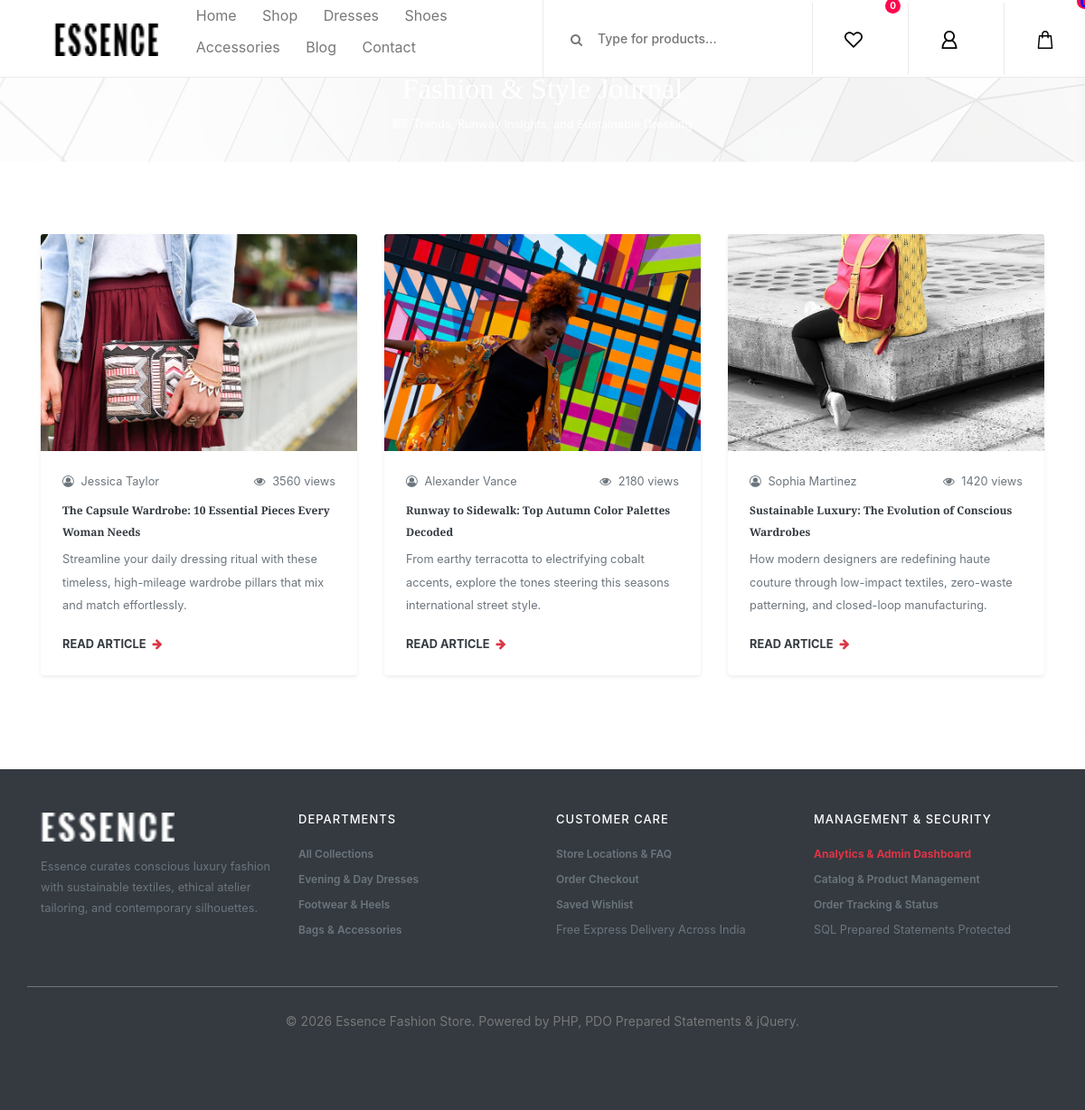
Screenshot of /blog.php with the database file from the repository.
### tables this page shows
CREATE TABLE blog_posts (
            id INTEGER PRIMARY KEY AUTOINCREMENT,
            title TEXT NOT NULL,
            slug TEXT UNIQUE NOT NULL,
            category TEXT NOT NULL,
            author TEXT NOT NULL,
            excerpt TEXT NOT NULL,
            content TEXT NOT NULL,
            image TEXT NOT NULL,
            views INTEGER DEFAULT 0,
            created_at DATETIME DEFAULT CURRENT_TIMESTAMP
        );

### blog.php (the view, shortened to what this page needs)
<?php
require_once __DIR__ . '/auth.php';
$stmt = $conn->prepare("SELECT * FROM blog_posts ORDER BY id DESC");
$stmt->execute();
$blogs = $stmt->fetchAll();
require_once __DIR__ . '/header.php';
?>
<div class="breadcumb_area bg-img" style="background-image: url(img/bg-img/breadcumb.jpg); padding: 40px 0;">
    <div class="container h-100">
        <div class="row h-100 align-items-center">
            <div class="col-12 text-center">
                <h2 style="font-family:'Playfair Display', serif;" class="text-white">Fashion &amp; Style Journal</h2>
                <p class="text-white small mb-0"><i class="fa fa-newspaper-o mr-1"></i> Trends, Runway Insights, and Sustainable Dressing</p>
            </div>
        </div>
    </div>
</div>
<div class="blog-wrapper section-padding-80">
    <div class="container">
        <div class="row">
            <?php foreach ($blogs as $b): ?>
                <div class="col-12 col-md-6 col-lg-4 mb-4">
                    <div class="card h-100 border-0 shadow-sm rounded-lg overflow-hidden">
                        <a href="single-blog.php?id=<?= $b['id'] ?>">
                            <img src="<?= htmlspecialchars($b['image']) ?>" alt="<?= htmlspecialchars($b['title']) ?>" class="card-img-top" style="height: 240px; object-fit: cover;">
                        </a>
                        <div class="card-body p-4 d-flex flex-column justify-content-between">
                            <div>
                                <div class="d-flex justify-content-between text-muted small mb-2">
                                    <span><i class="fa fa-user-circle-o mr-1"></i> <?= htmlspecialchars($b['author']) ?></span>
                                    <span><i class="fa fa-eye mr-1"></i> <?= $b['views'] ?> views</span>
                                </div>
                                <h5 class="font-weight-bold mb-2" style="font-family:'Playfair Display', serif;">
                                    <a href="single-blog.php?id=<?= $b['id'] ?>" class="text-dark"><?= htmlspecialchars($b['title']) ?></a>
                                </h5>
                                <p class="text-muted small mb-3">
                                    <?= htmlspecialchars($b['excerpt']) ?>
                                </p>
                            </div>
                            <div>
                                <a href="single-blog.php?id=<?= $b['id'] ?>" class="font-weight-bold small text-dark text-uppercase">
                                    Read Article <i class="fa fa-arrow-right ml-1 text-danger"></i>
                                </a>
                            </div>
                        </div>
                    </div>
                </div>
            <?php endforeach; ?>
        </div>
    </div>
</div>
<?php require_once __DIR__ . '/footer.php'; ?>

### css/core-style.css (style rules this page uses)
* { margin: 0; padding: 0; }
body { font-family: "Poppins", sans-serif; font-size: 14px; background-color: #ffffff; margin-top: 85px; }
h1, h2, h3, h4, h5, h6 { color: #000000; line-height: 1.3; font-weight: 700; font-family: "Ubuntu", sans-serif; }
p { color: #787878; font-size: 14px; line-height: 2; font-weight: 400; }
a { -webkit-transition: all 500ms ease 0s; transition: all 500ms ease 0s; text-decoration: none; outline: 0 solid transparent; color: #fbf5f5; font-weight: 600; font-size: 12px; }
img { height: auto; max-width: 100%; }
.section-padding-80 { padding-top: 80px; padding-bottom: 80px; }
.bg-img { background-position: center center; background-size: cover; background-repeat: no-repeat; }
.breadcumb_area { position: relative; z-index: 1; width: 100%; height: 140px; }
.breadcumb_area:after { background-color: rgba(255, 255, 255, 0.9); position: absolute; width: 100%; height: 100%; left: 0; top: 0; z-index: -5; content: ''; }
.blog-wrapper { position: relative; z-index: 1; }

### style.css (style rules this page uses)
html { scroll-behavior: smooth; }
a, button, input { transition: color 250ms ease, background-color 250ms ease, border-color 250ms ease, opacity 250ms ease, transform 250ms ease; }

### rows the page displays
blog_posts: image (picture), author "Jessica Taylor", views "3560", title "The Capsule Wardrobe: 10 Essential Pieces Every Woman Needs", excerpt "Streamline your daily dressing ritual with these timeless, high-mileage wardrobe pillars that mix and match effortlessly."
blog_posts: image (picture), author "Alexander Vance", views "2180", title "Runway to Sidewalk: Top Autumn Color Palettes Decoded", excerpt "From earthy terracotta to electrifying cobalt accents, explore the tones steering this seasons international street style."
blog_posts: image (picture), author "Sophia Martinez", views "1420", title "Sustainable Luxury: The Evolution of Conscious Wardrobes", excerpt "How modern designers are redefining haute couture through low-impact textiles, zero-waste patterning, and closed-loop manufacturing."

### other values shown
$wishlist_count "0"
